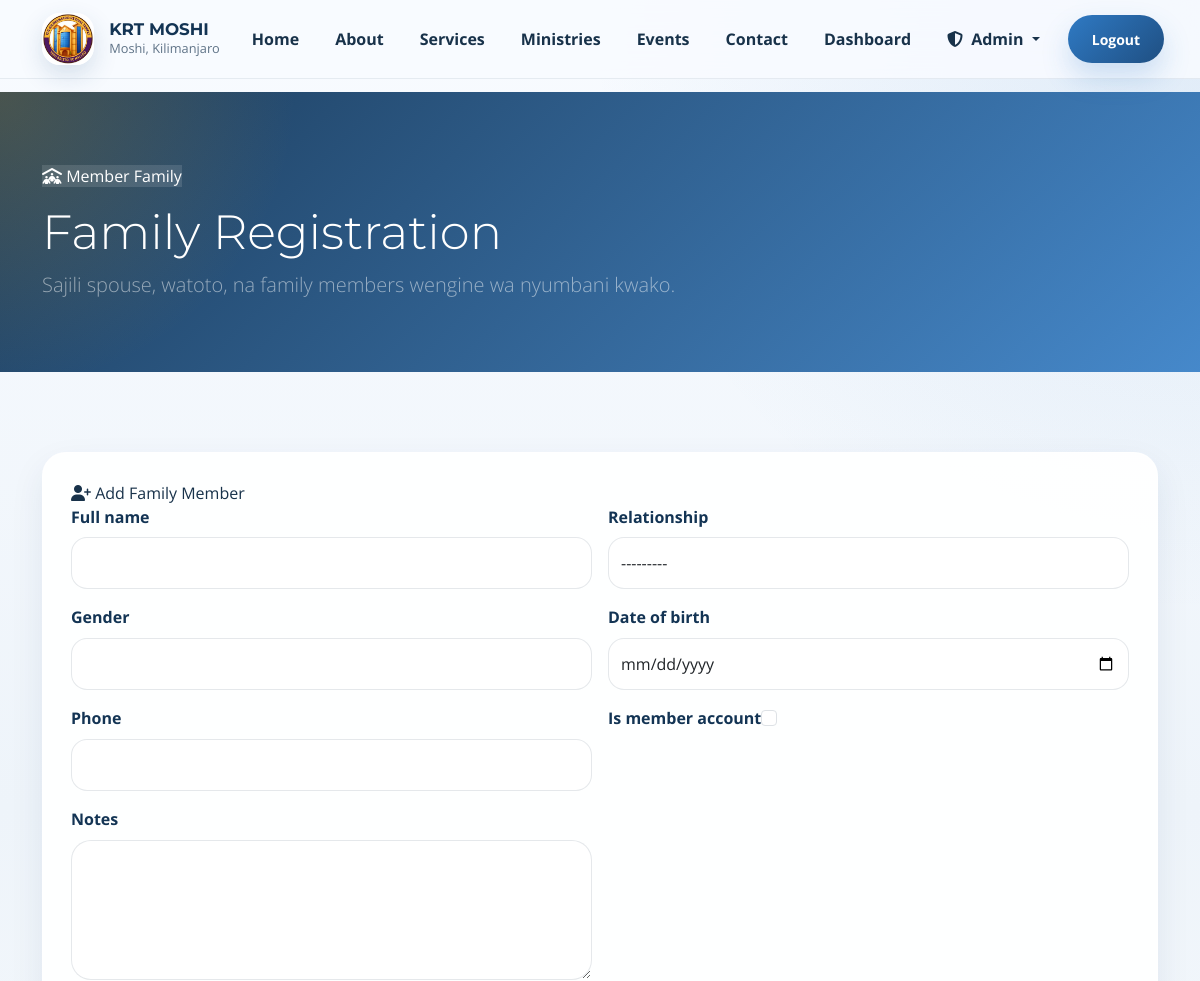
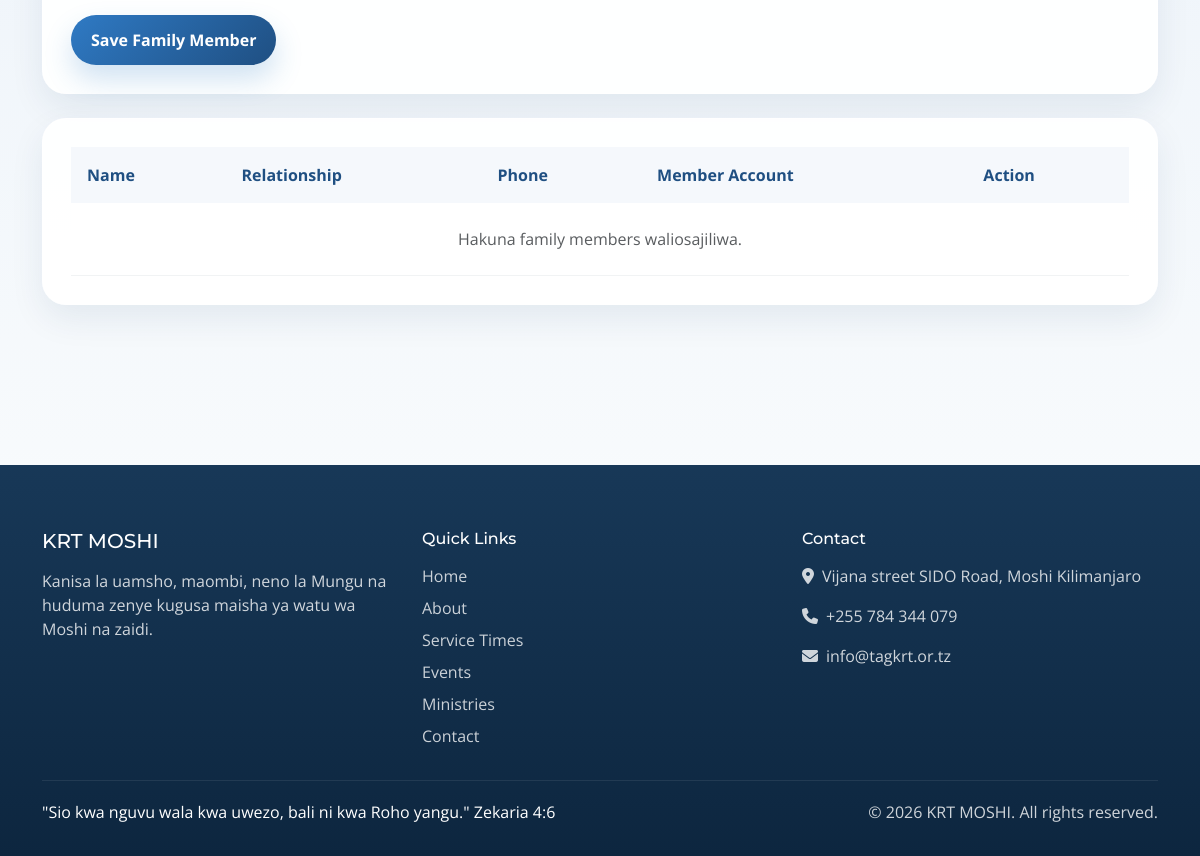
The page /dashboard/family/ (signed in) on the database its author committed (2 pictures, top to bottom).
### core/models.py (models this page shows, shortened)
class SiteConfig(models.Model):
    site_name = models.CharField(max_length=200, default="VCCT Mbezi Beach")
    site_logo = ResizedImageField(
        size=[200, 200],
        quality=85,
        upload_to='config/',
        blank=True,
        null=True,
        help_text="Logo size: 200x200 pixels"
    )
    site_favicon = ResizedImageField(
        size=[64, 64],
        quality=85,
        upload_to='config/',
        blank=True,
        null=True,
        help_text="Favicon size: 64x64 pixels"
    )
    hero_bg_image = ResizedImageField(
        size=[1920, 1080],
        quality=85,
        upload_to='config/',
        blank=True,
        null=True,
        help_text="Hero background size: 1920x1080 pixels"
    )
    contact_email = models.EmailField(default="info@tagkrt.or.tz")
    contact_phone = models.CharField(max_length=20, default="+255 784 344 079")
    address = models.TextField(default="Vijana street SIDO Road, Moshi Kilimanjaro")
    facebook_url = models.URLField(blank=True, null=True)
    twitter_url = models.URLField(blank=True, null=True)
    instagram_url = models.URLField(blank=True, null=True)
    youtube_url = models.URLField(blank=True, null=True)
    whatsapp_number = models.CharField(max_length=20, blank=True, null=True)
    about_us = RichTextUploadingField(blank=True, null=True)
    mission = RichTextUploadingField(blank=True, null=True)
    vision = RichTextUploadingField(blank=True, null=True)
    updated_at = models.DateTimeField(auto_now=True)
    class Meta:
        verbose_name = "Site Configuration"
        verbose_name_plural = "Site Configuration"

### core/views.py (the view, shortened to what this page needs)
# urls.py: path('dashboard/family/', views.family_management, name='family_management'),
@login_required
def family_management(request):
    profile = get_user_profile(request.user)
    if not profile:
        messages.error(request, 'Create your profile first before registering family members.')
        return redirect('core:create_profile')
    site_config = get_site_config()
    form = FamilyMemberForm()
    family_members = FamilyMember.objects.filter(primary_member=profile).order_by('full_name')
    context = {
        'site_config': site_config,
        'profile': profile,
        'form': form,
        'family_members': family_members,
    }
    return render(request, 'core/family_management.html', context)

### core/forms.py
class FamilyMemberForm(forms.ModelForm, StyledFormMixin):
    class Meta:
        model = FamilyMember
        fields = ['full_name', 'relationship', 'gender', 'date_of_birth', 'phone', 'is_member_account', 'notes']
        widgets = {
            'date_of_birth': forms.DateInput(attrs={'type': 'date'}),
            'notes': forms.Textarea(attrs={'rows': 3}),
        }
    def __init__(self, *args, **kwargs):
        super().__init__(*args, **kwargs)
        self.apply_bootstrap()

### core/forms.py (called while the page is built)
    def apply_bootstrap(self):
        for field in self.fields.values():
            css_class = 'form-control'
            if isinstance(field.widget, (forms.Select, forms.SelectMultiple)):
                css_class = 'form-select'
            elif isinstance(field.widget, forms.CheckboxInput):
                css_class = 'form-check-input'
            existing = field.widget.attrs.get('class', '')
            field.widget.attrs['class'] = f'{existing} {css_class}'.strip()

### core/views.py (called while the page is built)
def get_user_profile(user):
    return UserProfile.objects.select_related('zone', 'ministry_role').filter(user=user).first()

def get_site_config():
    site_config = SiteConfig.objects.first()
    if not site_config:
        site_config = SiteConfig.objects.create()
    return site_config

### templates/core/family_management.html (shortened to what this page needs)
{% extends "base.html" %}
{% block content %}
<section class="page-hero"><div class="container"><span class="eyebrow"><i class="fas fa-people-roof"></i> Member Family</span><h1 class="display-5 text-white mt-3">Family Registration</h1><p class="lead text-white-50">Sajili spouse, watoto, na family members wengine wa nyumbani kwako.</p></div></section>
<section class="site-section"><div class="container">
    <div class="content-panel mb-4">
        <span class="eyebrow mb-3"><i class="fas fa-user-plus"></i> Add Family Member</span>
        <form method="post" class="row g-3">
            {% for field in form %}
            <div class="col-md-6"><label class="form-label">{{ field.label }}</label>{{ field }}</div>
            {% endfor %}
            <div class="col-12"><button type="submit" class="btn btn-primary">Save Family Member</button></div>
        </form>
    </div>
    <div class="content-panel">
        <div class="table-responsive">
            <table class="table">
                <thead><tr><th>Name</th><th>Relationship</th><th>Phone</th><th>Member Account</th><th>Action</th></tr></thead>
                <tbody>
                    {% for item in family_members %}
                    <tr>
                        <td>{{ item.full_name }}</td>
                        <td>{{ item.get_relationship_display }}</td>
                        <td>{{ item.phone|default:"No phone" }}</td>
                        <td>{% if item.is_member_account %}<span class="badge-soft-success">Yes</span>{% else %}<span class="badge-soft-secondary">No</span>{% endif %}</td>
                        <td><div class="d-flex gap-2 flex-wrap"><a href="{% url 'core:family_member_edit' item.id %}" class="btn btn-outline-primary btn-sm">Edit</a><form method="post" onsubmit="return confirm('Delete this family member?');">{% csrf_token %}<input type="hidden" name="action" value="delete_family"><input type="hidden" name="family_id" value="{{ item.id }}"><button type="submit" class="btn btn-outline-danger btn-sm">Delete</button></form></div></td>
                    </tr>
                    {% empty %}
                    <tr><td colspan="5" class="text-center py-4 text-muted">Hakuna family members waliosajiliwa.</td></tr>
                    {% endfor %}
                </tbody>
            </table>
        </div>
    </div>
</div></section>
{% endblock %}

### templates/base.html (shortened to what this page needs)
<!DOCTYPE html>
{% load static %}
<html lang="en">
<head>
    <link href="https://cdn.jsdelivr.net/npm/bootstrap@5.3.3/dist/css/bootstrap.min.css" rel="stylesheet">
    <link rel="stylesheet" href="https://cdnjs.cloudflare.com/ajax/libs/font-awesome/6.5.2/css/all.min.css">
    <link rel="stylesheet" href="{% static 'css/style.css' %}">
</head>
<body>
    <nav class="navbar navbar-expand-lg fixed-top">
        <div class="container">
            <a class="navbar-brand d-flex align-items-center" href="{% url 'core:home' %}">
                {% if site_config.site_logo %}
                <img src="{{ site_config.site_logo.url }}" alt="{{ site_config.site_name|default:'KRT Logo' }}">
                {% endif %}
                <div>
                    <div class="navbar-brand-text">{{ site_config.site_name|default:"Kilimanjaro Revival Temple" }}</div>
                    <div class="navbar-brand-subtitle">Moshi, Kilimanjaro</div>
                </div>
            </a>
            <div class="collapse navbar-collapse" id="navbarMain">
                <ul class="navbar-nav ms-auto align-items-lg-center gap-lg-1">
                    <li class="nav-item"><a class="nav-link" href="{% url 'core:home' %}">Home</a></li>
                    <li class="nav-item"><a class="nav-link" href="{% url 'core:about' %}">About</a></li>
                    <li class="nav-item"><a class="nav-link" href="{% url 'core:services' %}">Services</a></li>
                    <li class="nav-item"><a class="nav-link" href="{% url 'core:ministries' %}">Ministries</a></li>
                    <li class="nav-item"><a class="nav-link" href="{% url 'core:events' %}">Events</a></li>
                    <li class="nav-item"><a class="nav-link" href="{% url 'core:contact' %}">Contact</a></li>
                    {% if user.is_authenticated %}
                    <li class="nav-item"><a class="nav-link" href="{% url 'core:dashboard' %}">Dashboard</a></li>
                    {% if user.is_staff or user.is_superuser %}
                    <li class="nav-item dropdown">
                        <a class="nav-link dropdown-toggle" href="#" role="button" data-bs-toggle="dropdown" aria-expanded="false">
                            <i class="fas fa-shield-alt me-1"></i> Admin
                        </a>
                    </li>
                    {% endif %}
                    <li class="nav-item ms-lg-2">
                        <form method="post" action="{% url 'accounts:logout' %}">
                            <button type="submit" class="btn btn-primary btn-sm px-4">Logout</button>
                        </form>
                    </li>
                    {% else %}
                    <li class="nav-item"><a class="nav-link" href="{% url 'accounts:login' %}">Login</a></li>
                    <li class="nav-item ms-lg-2"><a class="btn btn-primary btn-sm px-4" href="{% url 'accounts:signup' %}">Join Us</a></li>
                    {% endif %}
                </ul>
            </div>
        </div>
    </nav>
    <div class="page-shell">
        <main class="page-content">
            {% block content %}{% endblock %}
        </main>
        <footer class="footer-shell">
            <div class="container">
                <div class="row g-4">
                    <div class="col-lg-4">
                        <h5 class="mb-3">{{ site_config.site_name|default:"Kilimanjaro Revival Temple" }}</h5>
                        <p class="mb-4">Kanisa la uamsho, maombi, neno la Mungu na huduma zenye kugusa maisha ya watu wa Moshi na zaidi.</p>
                    </div>
                    <div class="col-lg-4">
                        <h6 class="mb-3">Quick Links</h6>
                        <div class="footer-links d-grid gap-2">
                            <a href="{% url 'core:home' %}">Home</a>
                            <a href="{% url 'core:about' %}">About</a>
                            <a href="{% url 'core:services' %}">Service Times</a>
                            <a href="{% url 'core:events' %}">Events</a>
                            <a href="{% url 'core:ministries' %}">Ministries</a>
                            <a href="{% url 'core:contact' %}">Contact</a>
                        </div>
                    </div>
                    <div class="col-lg-4">
                        <h6 class="mb-3">Contact</h6>
                        <div class="d-grid gap-3">
                            <div><i class="fas fa-location-dot me-2"></i>{{ site_config.address|default:"Vijana Street, SIDO Road, Moshi Kilimanjaro" }}</div>
                            <div><i class="fas fa-phone me-2"></i>{{ site_config.contact_phone|default:"+255 784 344 079" }}</div>
                            <div><i class="fas fa-envelope me-2"></i>{{ site_config.contact_email|default:"info@tagkrt.or.tz" }}</div>
                        </div>
                    </div>
                </div>
                <div class="footer-bottom d-flex flex-column flex-md-row justify-content-between gap-2">
                    <div class="footer-verse">"Sio kwa nguvu wala kwa uwezo, bali ni kwa Roho yangu." Zekaria 4:6</div>
                    <div>&copy; {% now "Y" %} {{ site_config.site_name|default:"Kilimanjaro Revival Temple" }}. All rights reserved.</div>
                </div>
            </div>
        </footer>
    </div>
</body>
</html>

### static/css/style.css (style rules this page uses)
:root { --primary: #1f4f82; --primary-deep: #133454; --primary-soft: #e9f3ff; --secondary: #2f7ac4; --accent: #d8a227; --accent-soft: #fff6dd; --surface: #ffffff; --surface-muted: #f5f8fc; --surface-strong: #edf3f9; --text: #18324a; --text-soft: #5f7387; --border: rgba(24, 50, 74, 0.1); --shadow-sm: 0 14px 34px rgba(16, 52, 88, 0.08); --shadow-md: 0 24px 64px rgba(16, 52, 88, 0.12); --radius-sm: 14px; --radius-md: 24px; --radius-lg: 36px; --transition: 0.3s ease; }
*, *::before, *::after { box-sizing: border-box; }
html { scroll-behavior: smooth; }
body { font-family: 'Open Sans', system-ui, sans-serif; color: var(--text); background: radial-gradient(circle at top right, rgba(47, 122, 196, 0.12), transparent 28%), linear-gradient(180deg, #f8fbff 0%, #eef4fa 44%, #fdfefe 100%); min-height: 100vh; padding-top: 92px; }
h1, h2, h3, h4, h5, h6, .navbar-brand-text, .display-1, .display-2, .display-3, .display-4, .display-5, .display-6 { font-family: 'Montserrat', sans-serif; color: var(--primary-deep); }
a { color: var(--secondary); text-decoration: none; }
.page-shell { position: relative; }
.site-section { padding: 5rem 0; }
.glass-panel, .card, .table-panel, .content-panel { background: rgba(255, 255, 255, 0.92); border: 1px solid rgba(255, 255, 255, 0.7); box-shadow: var(--shadow-sm); border-radius: var(--radius-md); }
.content-panel, .table-panel { padding: 1.75rem; }
.card, .btn, .form-control, .form-select, .nav-link, .dropdown-menu, .social-link, .chip { transition: all var(--transition); }
.btn { border-radius: 999px; padding: 0.82rem 1.25rem; font-weight: 700; border-width: 1px; }
.btn-primary, .btn-success, .btn-warning { background: linear-gradient(135deg, var(--secondary), var(--primary)); border: none; color: #fff; box-shadow: 0 14px 28px rgba(47, 122, 196, 0.22); }
.form-label { font-weight: 700; color: var(--primary-deep); margin-bottom: 0.55rem; }
.form-control, .form-select, .input-group-text { min-height: 52px; border-radius: 16px; border: 1px solid rgba(24, 50, 74, 0.11); background: rgba(255, 255, 255, 0.95); }
textarea.form-control { min-height: 140px; border-radius: 20px; }
.navbar { background: rgba(248, 251, 255, 0.86) !important; backdrop-filter: blur(18px); border-bottom: 1px solid rgba(24, 50, 74, 0.08); }
.navbar-brand { gap: 0.95rem; }
.navbar-brand img { width: 52px; height: 52px; object-fit: cover; border-radius: 18px; box-shadow: 0 10px 24px rgba(31, 79, 130, 0.16); }
.navbar-brand-text { font-size: 1.05rem; line-height: 1.15; font-weight: 700; }
.navbar-brand-subtitle { color: var(--text-soft); font-size: 0.8rem; }
.nav-link { color: var(--text); font-weight: 700; border-radius: 999px; padding: 0.7rem 1rem !important; }
.page-hero { position: relative; overflow: hidden; padding: 4.5rem 0 3.5rem; }
.page-hero::before { content: ""; position: absolute; inset: 0; background: radial-gradient(circle at top left, rgba(216, 162, 39, 0.24), transparent 24%), linear-gradient(135deg, rgba(19, 52, 84, 0.96), rgba(47, 122, 196, 0.88)); }
.page-hero .container { position: relative; z-index: 1; }
.page-hero .eyebrow { background: rgba(255, 255, 255, 0.12); color: #fff; }
.page-hero h1, .page-hero p, .page-hero .stat-label, .page-hero .hero-meta, .page-hero .hero-meta a { color: #fff; }
.table { margin-bottom: 0; }
.table thead th { background: var(--surface-muted); border-bottom: 0; color: var(--primary); font-weight: 700; padding: 1rem; }
.table tbody td { padding: 1rem; border-color: rgba(24, 50, 74, 0.06); vertical-align: middle; }
.footer-shell { margin-top: 5rem; padding: 4rem 0 2rem; background: linear-gradient(180deg, rgba(19, 52, 84, 0.98), rgba(13, 38, 63, 1)); color: rgba(255, 255, 255, 0.8); }
.footer-shell h5, .footer-shell h6, .footer-shell a, .footer-shell .footer-verse { color: #fff; }
.footer-links a { color: rgba(255, 255, 255, 0.78); }
.footer-bottom { border-top: 1px solid rgba(255, 255, 255, 0.08); margin-top: 2rem; padding-top: 1.2rem; }
.page-content { opacity: 0; transform: translateY(18px); transition: opacity 0.6s ease, transform 0.6s ease; }
body.page-ready .page-content { opacity: 1; transform: translateY(0); }

### rows shown on the page
SiteConfig: site_logo (picture), site_name "KRT MOSHI", address "Vijana street SIDO Road, Moshi Kilimanjaro", contact_phone "+255 784 344 079", contact_email "info@tagkrt.or.tz"

### other values the page prints
{{ field.label }} "Full name" "Relationship" "Gender" "Date of birth" "Phone" "Is member account" "Notes"
